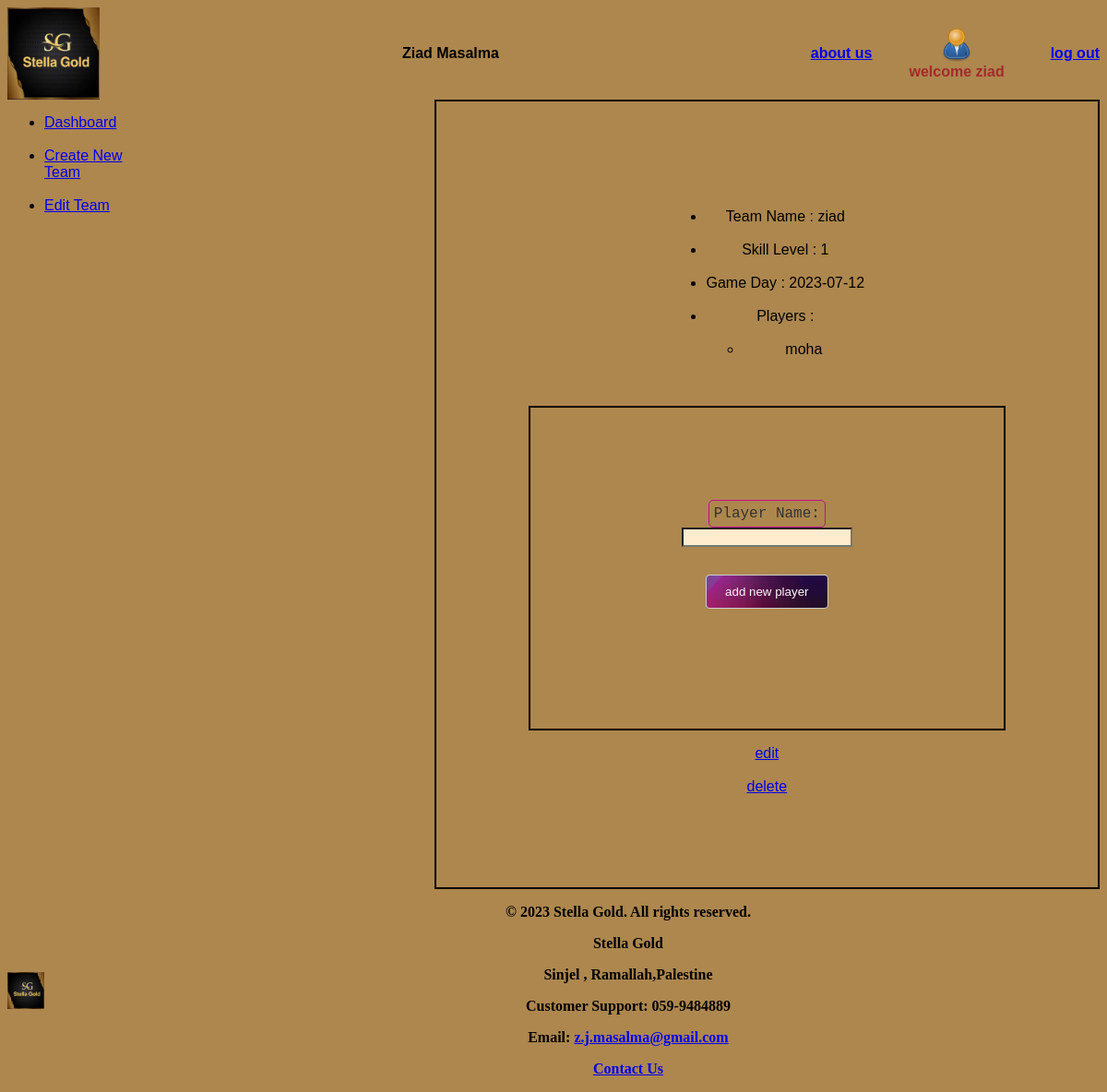
/teamdetail.php?id=8 (signed in), run on the app's committed database.
### tables this page shows
CREATE TABLE `team` (
  `TeamName` varchar(255) NOT NULL,
  `SkillLevel` int(11) NOT NULL,
  `TeamID` int(11) NOT NULL,
  `GameDay` varchar(255) NOT NULL,
  `UserID` int(11) NOT NULL
);

CREATE TABLE `player` (
  `Name` varchar(255) NOT NULL,
  `TeamID` int(11) NOT NULL,
  `PlayerID` int(11) NOT NULL
);

### teamdetail.php (the view, shortened to what this page needs)
<html>
<head>
    <link rel="stylesheet" type="text/css" href="stylenav.css">
</head>
<body>
    <header>
        <?php include('header.php'); ?>
    </header>
    <main>
        <nav>
            <?php include('mainnavigation.php'); ?>
        </nav>
        <div class="content">
            <?php
            $pdo = db_connect();
            $id = $_GET['id'];
            $sql = "SELECT * FROM team WHERE TeamID='$id'";
            $stm = $pdo->prepare($sql);
            $stm->execute();
            $teams = $stm->fetch();
            echo"<ul>";
            echo "<li>Team Name : " . $teams['TeamName'] . "</li><br>";
            echo "<li>Skill Level : " . $teams['SkillLevel'] . "</li><br>";
            echo "<li>Game Day : " . $teams['GameDay'] . "</li><br>";
            echo "<li>Players : </li><ul><br>";
            $sql = "SELECT Name FROM player where TeamID ='$id'";
            $stm = $pdo->prepare($sql);
            $stm->execute();
            $palyers = $stm->fetchAll();
            foreach ($palyers as $palyer) {
                echo "<li>".$palyer['Name'] . "</li><br>";
            }
            echo"</ul> </ul>";
              if ($teams['UserID'] == $_SESSION['id']) :?>
            <br>
            <form action="<?php $_SERVER['PHP_SELF']; ?>" method="POST">
                <label>Player Name:</label>
                <input type="text" name="playername" class="input">
                <br>
                <input type="submit" value="add new player" name="add" class="metaphoric-button">
            </form>
            <?php
            endif;
            if ($teams['UserID'] == $_SESSION['id']) {
                echo "<a href='editteam.php?id=" . $id . "'>edit</a>";
                echo "<br>";
                echo "<a href='deleteteam.php?id=" . $id . "'>delete</a>";
            }
            ?>
        </div>
    </main>
    <footer>
        <?php include('footer.php'); ?>
    </footer>
</body>
</html>

### header.php (shortened to what this page needs)
<!DOCTYPE html>
<html lang="en">
<head>
<link rel="stylesheet" type="text/css" href="hstyle.css">
</head>
<body >
    <header>
    <div class="header-section left">
        <img src="logo.jpg" style="width: 100px;" >
</div>
<div class="header-section middle">
        Ziad Masalma
</div>
<div class="header-section right">
    <p>
        <a href="aboutus.php" >about us</a>
        <?php
        if(isset($_SESSION['user'])){
            $username=$_SESSION['user'];
            echo"<figure>
                 <img src='user.png' style='width: 40px;'>
                 <figcaption>welcome $username </figcaption>
                 </figure>";
        }
        else {
            echo"<a href='index.php'>log in</a>";
        }
        ?>
        <a href="logout.php">log out</a>
    </p>
    </div>
    </header>
</body>
</html>

### mainnavigation.php
<!DOCTYPE html>
<html lang="en">
<head>
</head>
<body>
    <nav>
        <ul>
            <li> <a href='dashbord.php'>Dashboard</a></li>
            <br>
            <li> <a href='newteam.php'>Create New Team</a></li>
            <br>
            <li> <a href='editteam.php'>Edit Team</a></li>
        </ul>
    </nav>
</body>
</html>

### footer.php
<!DOCTYPE html>
<html lang="en">
<head>
<link rel="stylesheet" type="text/css" href="footerstyle.css">
</head>
<body>
  <footer>
    <div class="footer-content">
      <?php
      $company_name = "Stella Gold";
      $address = "Sinjel , Ramallah,Palestine";
      $phone_number = "059-9484889";
      $email = "z.j.masalma@gmail.com";
      $year = date("Y");
      ?>
      <img src="logo.jpg" alt="Company Logo" class="footer-logo" width="40" height="40">
      <div class="footer-text">
        <?php
        echo '
    <p>© ' . $year . ' ' . $company_name . '. All rights reserved.</p>
    <p>' . $company_name . '</p>
    <p>' . $address . '</p>
    <p>Customer Support: ' . $phone_number . '</p>
    <p>Email: <a href="mailto:' . $email . '">' . $email . '</a></p>
    <p><a href="https://www.facebook.com/goldstella66">Contact Us</a></p>'
          ?>
      </div>
    </div>
  </footer>
</body>
</html>

### stylenav.css (style rules this page uses)
body { display: flex; flex-direction: column; height: 100vh; background-color: rgb(173, 135, 78); background-repeat: no-repeat; background-size: cover; }
main { flex: 1; display: flex; flex-direction: center; align-items: center; font-family: sans-serif, serif; font-size: 16px; }
nav { align-self: flex-start; margin-right: 150px; }
form { display: inline-block; justify-content: center; align-items: center; border: 2px solid black; text-align: center; padding: 100px; font-family: Courier New, monospace; }
form input { margin-bottom: 30px; }
.content { display: flex; flex-direction: column; justify-content: center; align-items: center; align-self: center; border: 2px solid black; text-align: center; padding: 100px; }
.metaphoric-button { background-image: url('background.jpg'); background-repeat: no-repeat; background-position: center center; border: 1px solid #ccc; border-radius: 4px; padding: 10px 20px; cursor: pointer; transition: background-color 0.3s, color 0.3s; color: #fdf7f7; }
.input { background-color: blanchedalmond; }
label { display: inline-block; padding: 5px; border: 1px solid #c10d91; border-radius: 5px; color: #333; }

### hstyle.css (style rules this page uses)
header { width: 100%; display: flex; justify-content: space-between; align-items: center; font-family: Arial, sans-serif; font-weight: bold; }
.header-section { display: flex; justify-content: space-between; align-items: center; }
.header-section.left { text-align: center; }
.header-section.middle { text-align: center; }
.header-section.right { text-align: center; }
.header-section.right a { margin-left: 10px; }
figure { position: relative; display: inline-block; }
img { max-width: 100%; height: auto; }
figcaption { color: brown; }

### footerstyle.css (style rules this page uses)
footer { width: 100%; display: flex; justify-content: space-between; align-items: center; font-weight: bold; }
.footer-content { display: flex; justify-content: space-between; align-items: center; }
.footer-logo { flex-grow: 1; text-align: left; }
.footer-text { flex-grow: 2; text-align: center; margin-left: 500px; ; }

### data on the page
team: TeamName "ziad", SkillLevel "1", GameDay "2023-07-12"
player: Name "moha"

### other printed values
$username "ziad"
$company_name "Stella Gold"
$address "Sinjel , Ramallah,Palestine"
$phone_number "059-9484889"
$email "z.j.masalma@gmail.com"
